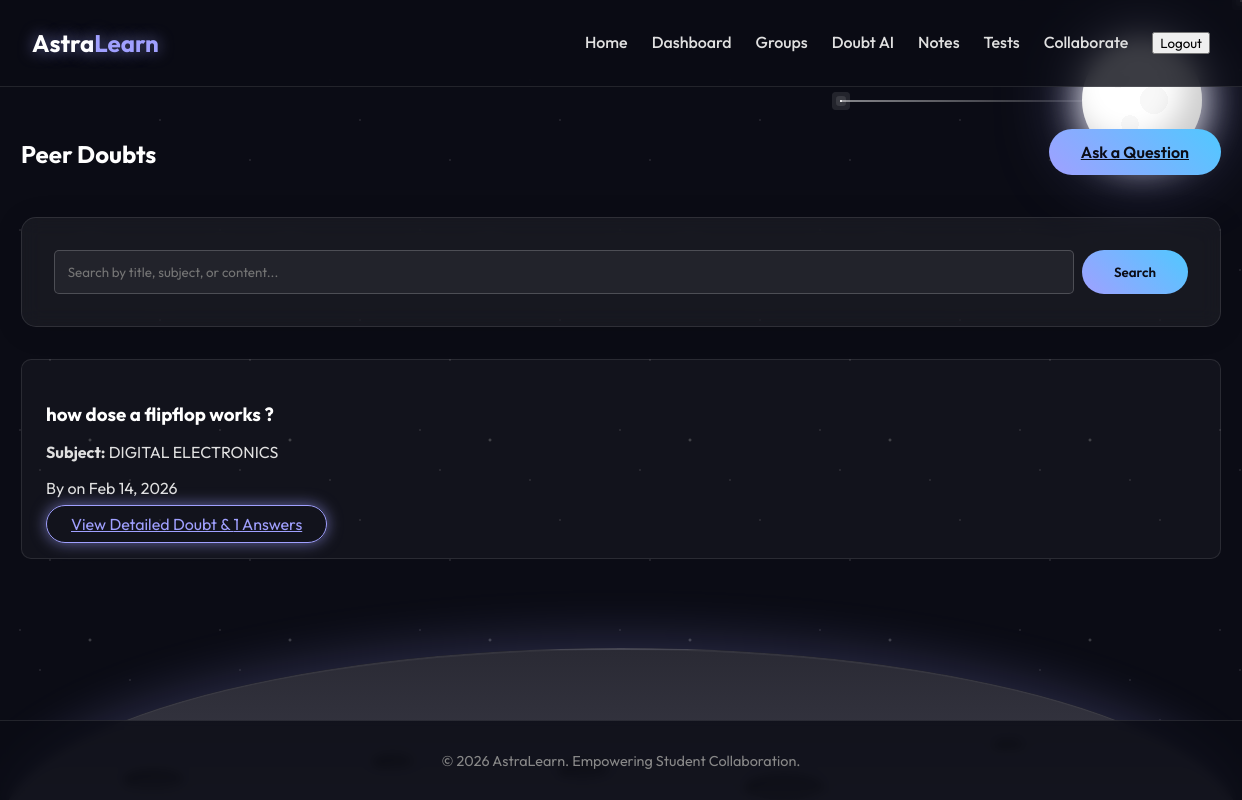
The page /doubt-peer/ (signed in) on the database its author committed.
### doubts/models.py (models this page shows, shortened)
class PeerDoubt(models.Model):
    title = models.CharField(max_length=200)
    content = models.TextField()
    subject = models.CharField(max_length=100)
    created_at = models.DateTimeField(auto_now_add=True)
    author = models.ForeignKey(settings.AUTH_USER_MODEL, on_delete=models.CASCADE, related_name='peer_doubts')

### doubts/views.py (the view)
# urls.py: path('', views.doubt_list, name='doubt_list'),
@login_required
@cache_control(no_cache=True, must_revalidate=True, no_store=True)
def doubt_list(request):
    query = request.GET.get('q')
    doubts = PeerDoubt.objects.all().order_by('-created_at')
    if query:
        doubts = doubts.filter(
            Q(title__icontains=query) |
            Q(subject__icontains=query) |
            Q(content__icontains=query)
        )
    return render(request, 'doubts/doubt_list.html', {'doubts': doubts, 'query': query})

### templates/doubts/doubt_list.html (shortened to what this page needs)
{% extends 'base.html' %}
{% block content %}
<div style="display: flex; justify-content: space-between; align-items: center; margin-bottom: 2rem;">
    <h2>Peer Doubts</h2>
    <a href="{% url 'create_doubt' %}" class="btn-primary">Ask a Question</a>
</div>
<div class="glass-panel" style="margin-bottom: 2rem;">
    <form method="GET" action="{% url 'doubt_list' %}" style="display: flex; gap: 0.5rem;">
        <input type="text" name="q" placeholder="Search by title, subject, or content..." value="{{ query|default:'' }}"
            style="flex: 1; margin-bottom: 0;">
        <button type="submit" class="btn-primary">Search</button>
    </form>
</div>
<div class="card-grid">
    {% for doubt in doubts %}
    <div class="card">
        <h3>{{ doubt.title }}</h3>
        <p><strong>Subject:</strong> {{ doubt.subject }}</p>
        <p>By {{ doubt.author.username }} on {{ doubt.created_at|date:"M d, Y" }}</p>
        <div style="margin-top: 1rem;">
            <a href="{% url 'doubt_detail' doubt.pk %}" class="btn-glow">View Detailed Doubt & {{ doubt.answers.count }}
                Answers</a>
        </div>
    </div>
    {% empty %}
    <p>No doubts posted yet. Be the first to ask!</p>
    {% endfor %}
</div>
{% endblock %}

### static/css/style.css (style rules this page uses)
:root { --primary-color: #A0A0FF; --secondary-color: #50C8FF; --accent-glow: 0 0 15px rgba(160, 160, 255, 0.6); --bg-dark: #0B0C15; --glass-bg: rgba(255, 255, 255, 0.05); --glass-border: 1px solid rgba(255, 255, 255, 0.1); --text-color: #E0E0E0; --font-family: 'Outfit', sans-serif; }
body { background-color: var(--bg-dark); color: var(--text-color); font-family: var(--font-family); margin: 0; padding: 0; overflow-x: hidden; min-height: 100vh; display: flex; flex-direction: column; }
.btn-glow { padding: 0.5rem 1.5rem; border: 1px solid var(--primary-color); border-radius: 20px; background: transparent; color: var(--primary-color); box-shadow: var(--accent-glow); transition: all 0.3s ease; }
.glass-panel { background: var(--glass-bg); backdrop-filter: blur(10px); border: var(--glass-border); border-radius: 15px; padding: 2rem; box-shadow: 0 4px 30px rgba(0, 0, 0, 0.1); margin-bottom: 2rem; }
h1, h2, h3 { color: white; margin-bottom: 1rem; }
.card-grid { display: grid; grid-template-columns: repeat(auto-fit, minmax(300px, 1fr)); gap: 2rem; }
.card { background: rgba(255, 255, 255, 0.03); border: var(--glass-border); padding: 1.5rem; border-radius: 10px; transition: transform 0.3s ease, box-shadow 0.3s ease; }
input, textarea, select { width: 100%; padding: 0.8rem; margin-bottom: 1rem; background: rgba(255, 255, 255, 0.05); border: 1px solid rgba(255, 255, 255, 0.2); border-radius: 5px; color: white; font-family: var(--font-family); }
button { cursor: pointer; font-family: var(--font-family); }
.btn-primary { background: linear-gradient(45deg, var(--primary-color), var(--secondary-color)); border: none; padding: 0.8rem 2rem; border-radius: 25px; color: var(--bg-dark); font-weight: 600; transition: transform 0.2s ease; }

### rows shown on the page
PeerDoubt: title "how dose a flipflop works ?", subject "DIGITAL ELECTRONICS", created_at "Feb 14, 2026", answers.count "1"
